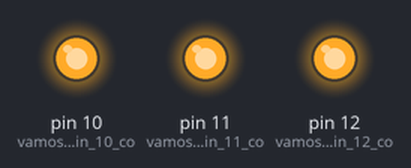
A sketch run on a simulated Arduino Uno, built with avr-gcc and run on an emulated ATmega328P. Parts: output pins drawn as LEDs (lit = HIGH).

Above: at 0.2 s.
At 1.7 s:
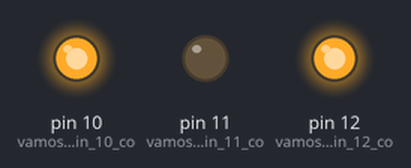
Timing chart, 0 to 3.0 s (numbered marks = the images above):
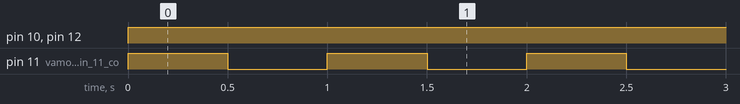

Measured:
- by itself, pin 10 (vamos_a_usar_el_pin_10_co), pin 12 (vamos_a_usar_el_pin_12_co): LOW → HIGH at 0.00 s
- by itself, pin 11 (vamos_a_usar_el_pin_11_co): alternates HIGH for 0.50 s and LOW for 0.50 s

The sketch:

04-EncenderTresLucesUnaParpadeante.ino
```cpp
// Cristina Correa

void setup() // esto se hará sólo una vez
{
  pinMode(10, OUTPUT); // vamos a usar el pin 10 como salida -> luz verde
  pinMode(11, OUTPUT); // vamos a usar el pin 11 como salida -> luz amarilla
  pinMode(12, OUTPUT); // vamos a usar el pin 12 como salida -> luz roja
}

void loop() // esto se va a repetir para siempre
{
  digitalWrite(10, HIGH); // pone el pin 10 en estado 'alto', a 5 voltios -> verde
  digitalWrite(12, HIGH); // pone el pin 12 en estado 'alto', a 5 voltios -> rojo

  digitalWrite(11, HIGH); // pone el pin 11 en estado 'alto', a 5 voltios, y enciende el led
  delay(500);             // espera medio segundo (500 milisegundos) sin hacer nada
  digitalWrite(11, LOW);  // pone el pin 11 en estado 'bajo', y apaga el led
  delay(500);             // espera medio segundo sin hacer nada
}
```
